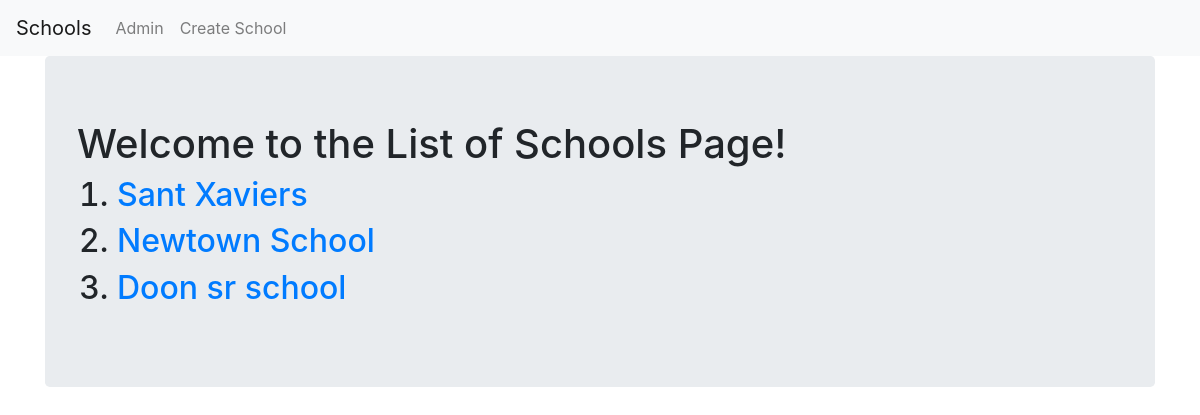
The app's page /basic_app/, older data.
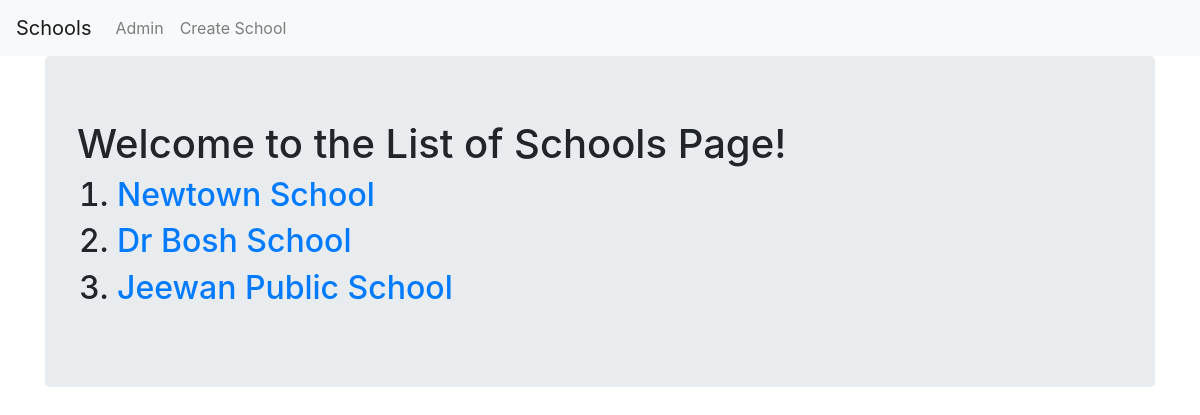
The same page, newer data.
### basic_app/models.py (models this page shows, shortened)
class School(models.Model):
    name = models.CharField(max_length=256)
    principal = models.CharField(max_length=256)
    location = models.CharField(max_length=256)

### basic_app/views.py (the view)
# urls.py: path('',views.SchoolListView.as_view(),name='list'),
class SchoolListView(ListView):
    model = models.School

### basic_app/templates/basic_app/school_list.html
{% extends "basic_app/basic_app_base.html" %}
{% block body_block %}
  <div class="jumbotron">
    <h1>Welcome to the List of Schools Page!</h1>
      <ol>
        {% for school in school_list %}
          <h2><li><a href="{{school.id}}/">{{school.name}} </a></li></h2>
        {% endfor %}
      </ol>
  </div>
{% endblock %}

### basic_app/templates/basic_app/basic_app_base.html (shortened to what this page needs)
<!DOCTYPE html>
{% load static %}
<html>
  <head>
    <link rel="stylesheet" href="https://stackpath.bootstrapcdn.com/bootstrap/4.1.3/css/bootstrap.min.css"
>
</head>
  <body>
    <nav class="navbar navbar-expand-lg navbar-light bg-light">
      <div class="navbar-nav">
        <a class="navbar-brand" href="{% url 'basic_app:list' %}">Schools</a>
        <a class="nav-item nav-link" href="{% url 'admin:index' %}">Admin</a>
        <a class="nav-item nav-link" href="{% url 'basic_app:create' %}">Create School</a>
      </div>
    </nav>
    <div class="container">
      {% block body_block %}
      {% endblock %}
    </div>
  </body>
</html>

Row changes from the older to the newer data that the page shows:
removed School: name "Sant Xaviers"
removed School: name "Doon sr school"
added School: name "Dr Bosh School"
added School: name "Jeewan Public School"
